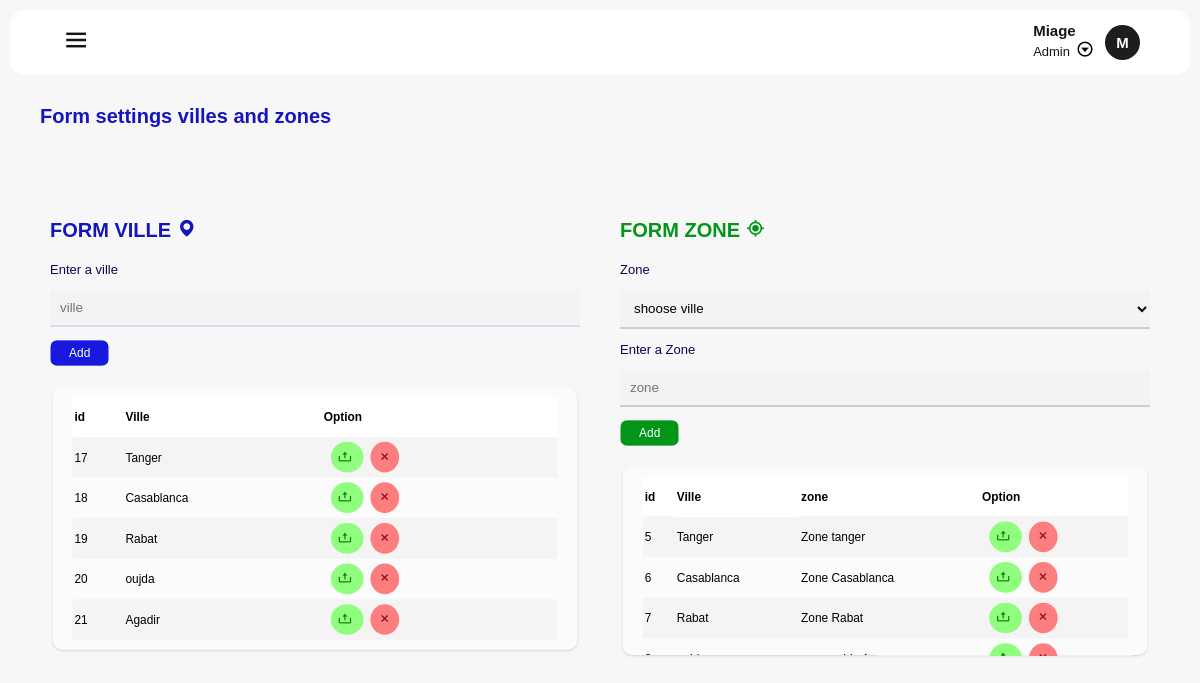
Screenshot of /settings.php (signed in) with the database file from the repository.
### tables this page shows
CREATE TABLE `setting_villes` (
  `id` int(11) NOT NULL,
  `ville` varchar(100) NOT NULL
);

CREATE TABLE `setting_zones` (
  `id` int(11) NOT NULL,
  `zone_name` varchar(100) NOT NULL,
  `ville_id` int(100) NOT NULL
);

### settings.php (the view, shortened to what this page needs)
<!DOCTYPE html>
<html lang="en">
<head>
     <link rel="stylesheet" href="settings.css?v=4" />
    <link href="https://unpkg.com/boxicons@2.1.4/css/boxicons.min.css"rel="stylesheet"/>
</head>
    <body>
        <?php include 'menu.php'; ?>
        <div class="title">
            <h1>Form settings villes and zones</h1>
        </div>
        <div class="container">
            <div class="formvilles">
                 <div class="titleform">
                    <h3>FORM VILLE <i class='bx bxs-map'  ></i></h3>
                  </div>
               <form action="" method="post">
                    <label for="">Enter a ville </label>
                    <input type="text" placeholder="ville" name="ville" value="<?php if(isset($_GET['edit_ville'])) echo $_GET['edit_ville']; ?>">
                    <button type="submit" name="add_ville"><?php echo isset($_GET['edit_ville']) ? 'Update' : 'Add'; ?></button>
                </form>
               <div class="table">
                 <table>
                <tr>
                    <th>id</th>
                    <th>Ville</th>
                    <th>Option</th>
                </tr>
                <?php
                    include 'conn.php';
                    $stmt = $conn->prepare('SELECT * FROM setting_villes');
                    $stmt->execute();
                    $result = $stmt->get_result();
                    while($row = $result->fetch_assoc()){
                ?>
                <tr>
                    <td><?php echo $row['id']; ?></td>
                    <td><?php echo $row['ville']; ?></td>
                   <td>
                        <a href="?edit_id=<?php echo $row['id']; ?>&edit_ville=<?php echo urlencode($row['ville']); ?>" class="update">
                           <i class='bx bx-upload'></i>
                        </a>
                        <a href="delete.php?id=<?php echo $row['id']; ?>" onclick="return confirm('Are you sure?');" class="delete">
                           <i class='bx bx-x'></i>
                        </a>
                    </td>
                </tr>
                 <?php
                    }
                 ?>
                </table>
               </div>
            </div>
            <div class="formzones">
                  <div class="titleform">
                    <h3>FORM ZONE <i class='bx bx-current-location'  ></i></h3>
                  </div>
                <form action="" method="post">
                     <label for="">Zone</label>
                    <select name="ville_id">
                        <option value="">shoose ville</option>
                    </select>
                    <label for="">Enter a Zone </label>
                    <input type="text" placeholder="zone" name="zone_input" value="<?php if(isset($_GET['edit_zone'])) echo $_GET['edit_zone']; ?>">
                    <button type="submit" name="add_zone"><?php echo isset($_GET['edit_zone']) ? 'update' : 'Add'; ?></button>
                </form>
              <div class="table">
                  <table>
                <tr>
                    <th>id</th>
                    <th>Ville</th>
                    <th>zone</th>
                    <th>Option</th>
                </tr>
                <?php
                    include 'conn.php';
                    $query = "SELECT setting_zones.id, setting_zones.zone_name, setting_zones.ville_id, setting_villes.ville
                    FROM setting_zones
                    JOIN setting_villes ON setting_zones.ville_id = setting_villes.id";
                    $result = $conn->query($query);
                    while($row = $result->fetch_assoc()){
                ?>
                <tr>
                    <td><?php echo $row['id']; ?></td>
                    <td><?php echo $row['ville']; ?></td>
                    <td><?php echo $row['zone_name']; ?></td>
                    <td>
                    <a href="?edit_zone_id=<?php echo $row['id']; ?>&edit_zone=<?php echo urlencode($row['zone_name']); ?>&ville_id=<?php echo $row['ville_id']; ?>" class="update">
                        <i class='bx bx-upload'></i>
                    </a>
                        <a href="delete_zone.php?id=<?php echo $row['id']; ?>" onclick="return confirm('هل أنت متأكد من الحذف؟');" class="delete">
                        <i class='bx bx-x'></i>
                        </a>
                    </td>
                </tr>
                 <?php
                    }
                 ?>
                </table>
              </div>
            </div>
        </div>
    </body>
</html>

### settings.css (style rules this page uses)
* { padding: 0%; margin: 0%; box-sizing: border-box; }
.title { padding: 30px; width: 100%; }
.title h1 { font-family: Arial, Helvetica, sans-serif; color: rgb(21, 21, 189); font-size: 20px; }
.titleform { padding: 20px 0px; width: 100%; }
.formvilles .titleform h3 { font-family: Arial, Helvetica, sans-serif; color: rgb(21, 21, 189); font-size: 20px; }
.formzones .titleform h3 { font-family: Arial, Helvetica, sans-serif; color: rgb(2, 149, 24); font-size: 20px; }
.container { padding: 20px; display: flex; align-items: flex-start; justify-content: center; width: 100%; }
.formvilles form, .formzones form { display: flex; align-items: flex-start; justify-content: center; flex-direction: column; gap: 13px; margin-bottom: 20px; }
.formzones form { margin-bottom: 20px; }
.formvilles, .formzones { width: 100%; padding: 20px; }
.table { background-color: #ffffff89; box-shadow: rgba(0, 0, 0, 0.1) 0px 1px 3px 0px, rgba(0, 0, 0, 0.06) 0px 1px 2px 0px; transform: scale(0.99); border-radius: 10px; padding: 10px 20px 10px 20px; overflow-y: auto; overflow-x: auto; max-height: 270px; }
.formzones .table { max-height: 190px; }
table { border-collapse: collapse; width: 100%; }
th, td { font-size: 12px; text-align: left; padding: 12px 2px; width: auto; }
tr:nth-child(even) { background-color: #f5f4f4; }
th { padding: 13px 2px; background-color: #ffffff; color: rgb(0, 0, 0); position: sticky; top: 0; z-index: 10; font-size: 12px; }
.formvilles label, .formzones label { font-family: Arial, Helvetica, sans-serif; font-size: 13px; color: rgb(7, 7, 85); font-weight: 500; }
.formvilles input, .formzones input, .formzones select { width: 100%; padding: 10px; border: 0; border-bottom: 2px solid rgba(0, 0, 255, 0.107); outline: 0; background-color: rgb(244, 242, 242); transition: 0.5s; }
.formzones input, .formzones select { border-bottom: 2px solid rgba(7, 80, 18, 0.196); }
form button { padding: 5px 18px; background-color: rgb(24, 24, 222); outline: 0; border: 1px solid transparent; color: white; font-family: Arial, Helvetica, sans-serif; border-radius: 7px; transform: scale(0.99); transition: 0.4s; cursor: pointer; font-size: 12px; }
.formzones form button { background-color: rgb(2, 149, 24); }
td .update { color: rgb(20, 131, 12); background-color: rgb(145, 253, 126); padding: 6px 6px; border-radius: 50%; transition: 0.4s; margin-left: 7px; }
td .delete { color: rgb(131, 12, 12); background-color: rgb(253, 126, 126); padding: 6px 6px; border-radius: 50%; transition: 0.4s; margin-left: 7px; }
td a { text-decoration: none; background-color: transparent; outline: 0; border: 1px solid transparent; font-size: 15px; cursor: pointer; color: rgb(10, 96, 10); padding: 2px; }

### style_menu.css (style rules this page uses)
* { padding: 0%; margin: 0%; box-sizing: border-box; font-family: Arial, Helvetica, sans-serif; }
body { background-color: rgb(247, 247, 247); color: black; height: 100vh; padding: 10px; }

### rows the page displays
setting_villes: id "17", ville "Tanger"
setting_villes: id "18", ville "Casablanca"
setting_villes: id "19", ville "Rabat"
setting_villes: id "20", ville "oujda"
setting_villes: id "21", ville "Agadir"
setting_zones: id "5", setting_villes.ville "Tanger", zone_name "Zone tanger"
setting_zones: id "6", setting_villes.ville "Casablanca", zone_name "Zone Casablanca"
setting_zones: id "7", setting_villes.ville "Rabat", zone_name "Zone Rabat"

### other values shown
$_SESSION['username'] "Miage"
$fistword "M"
